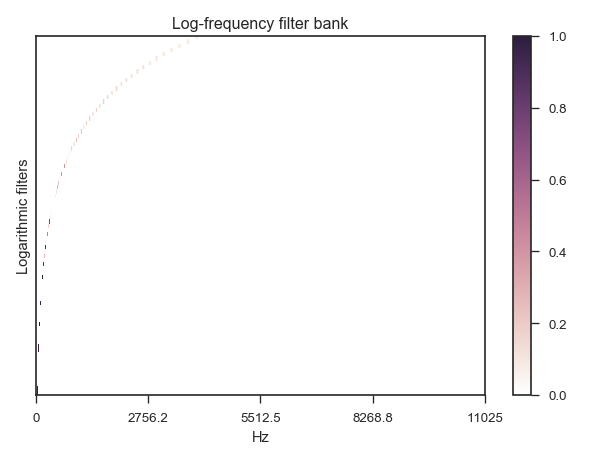

This figure's Python source:
# Simple log frequency filters

logfb = librosa.filters.logfrequency(22050, 4096)
logfb
# array([[ 0.,  0., ...,  0.,  0.],
# [ 0.,  0., ...,  0.,  0.],
# ...,
# [ 0.,  0., ...,  0.,  0.],
# [ 0.,  0., ...,  0.,  0.]])

# Use a narrower frequency range

librosa.filters.logfrequency(22050, 4096, n_bins=48, fmin=110)
# array([[ 0.,  0., ...,  0.,  0.],
# [ 0.,  0., ...,  0.,  0.],
# ...,
# [ 0.,  0., ...,  0.,  0.],
# [ 0.,  0., ...,  0.,  0.]])

# Use narrower filters for sparser response: 5% of a semitone

librosa.filters.logfrequency(22050, 4096, spread=0.05)

# Or wider: 50% of a semitone

librosa.filters.logfrequency(22050, 4096, spread=0.5)

import matplotlib.pyplot as plt
plt.figure()
librosa.display.specshow(logfb, x_axis='linear')
plt.ylabel('Logarithmic filters')
plt.title('Log-frequency filter bank')
plt.colorbar()
plt.tight_layout()
